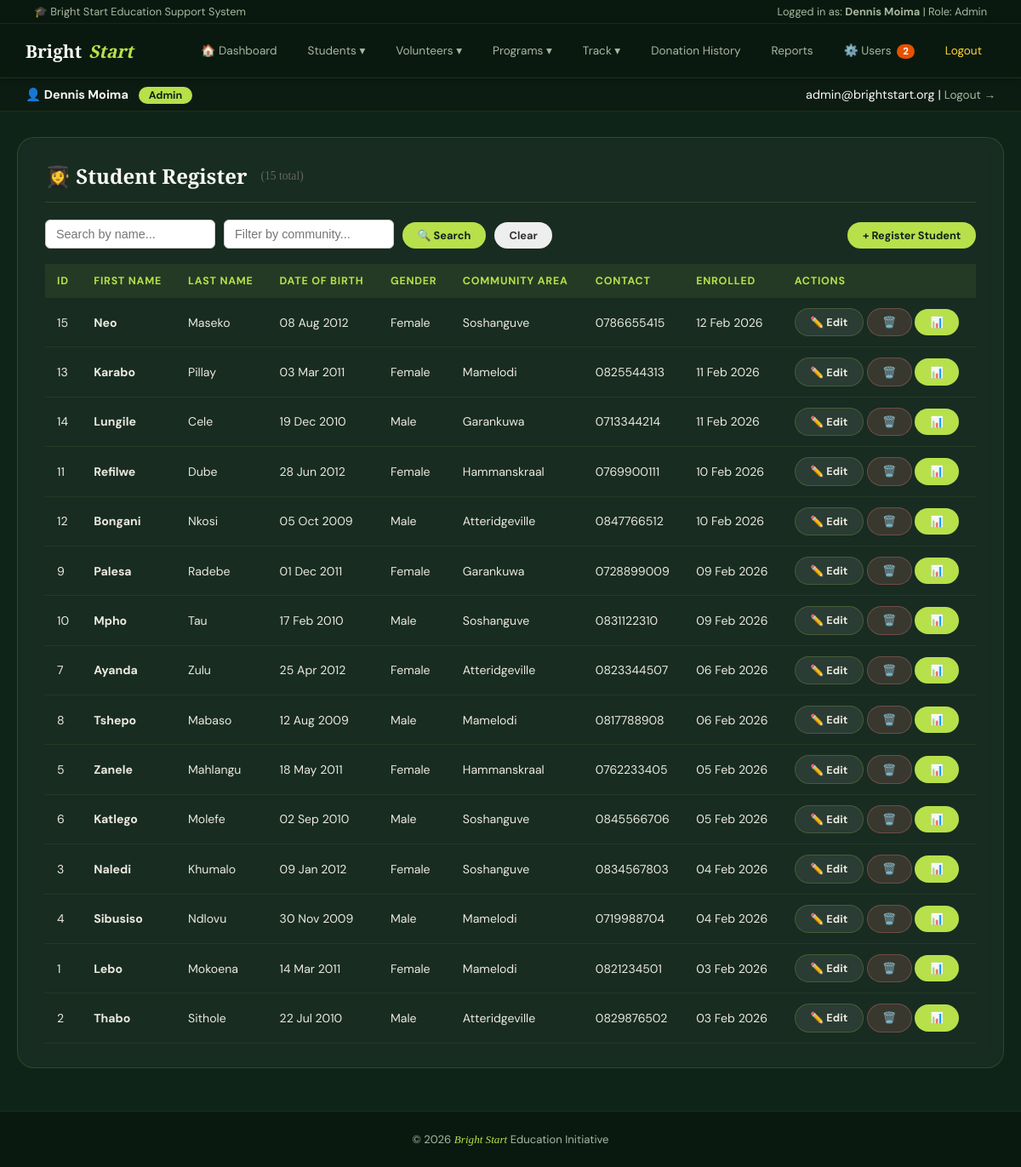
Page /students.php (signed in) on the committed database.
### tables this page shows
CREATE TABLE tblstudent (
    StudentID     INT AUTO_INCREMENT PRIMARY KEY,
    FirstName     VARCHAR(60) NOT NULL,
    LastName      VARCHAR(60) NOT NULL,
    DateOfBirth   DATE NOT NULL,
    Gender        VARCHAR(20) NOT NULL,
    CommunityArea VARCHAR(100) NOT NULL,
    ContactNumber VARCHAR(20) NOT NULL,
    EnrolmentDate DATE NOT NULL
);

### students.php (the view, shortened to what this page needs)
<?php
require_once 'includes/DBConn.php';
$action  = $_GET['action'] ?? 'list';
$editStudent = null;
$search     = trim($_GET['search'] ?? '');
$filterArea = trim($_GET['area']   ?? '');
$where = '1=1';
$students = $conn->query(
    "SELECT * FROM tblStudent WHERE $where ORDER BY EnrolmentDate DESC"
);
$totalStudents = $conn->query(
    "SELECT COUNT(*) AS c FROM tblStudent"
)->fetch_assoc()['c'];
?>
<!DOCTYPE html>
<html lang="en">
<head>
    <link rel="stylesheet" href="css/style.css">
</head>
<body>
<?php include 'includes/nav.php'; ?>
<div class="container">
    <?php if ($action === 'add' || $action === 'edit'): ?>
    <div class="card">
        <h2>
            <?= $action === 'edit'
                ? '✏️ Edit Student Record'
                : '➕ Register New Student' ?>
        </h2>
        <form method="POST" action="students.php">
            <input type="hidden" name="action"
                   value="<?= $action === 'edit' ? 'update' : 'add' ?>">
            <?php if ($editStudent): ?>
                <input type="hidden" name="student_id"
                       value="<?= $editStudent['StudentID'] ?>">
            <?php endif; ?>
            <div class="form-grid-2">
                <div class="form-group">
                    <label>First Name *</label>
                    <input type="text" name="first_name" required
                           value="<?= htmlspecialchars(
                               $editStudent['FirstName'] ?? '') ?>"
                           placeholder="Thabo">
                </div>
                <div class="form-group">
                    <label>Last Name *</label>
                    <input type="text" name="last_name" required
                           value="<?= htmlspecialchars(
                               $editStudent['LastName'] ?? '') ?>"
                           placeholder="Nkosi">
                </div>
                <div class="form-group">
                    <label>Date of Birth *</label>
                    <input type="date" name="dob" required
                           value="<?= $editStudent['DateOfBirth'] ?? '' ?>">
                </div>
                <div class="form-group">
                    <label>Gender *</label>
                    <select name="gender" required>
                        <?php foreach (['Male','Female','Other'] as $g): ?>
                            <option value="<?= $g ?>"
                                <?= ($editStudent['Gender'] ?? '') === $g
                                    ? 'selected' : '' ?>>
                                <?= $g ?>
                            </option>
                        <?php endforeach; ?>
                    </select>
                </div>
                <div class="form-group">
                    <label>Community Area *</label>
                    <input type="text" name="community_area" required
                           value="<?= htmlspecialchars(
                               $editStudent['CommunityArea'] ?? '') ?>"
                           placeholder="Soweto, Gauteng">
                </div>
                <div class="form-group">
                    <label>Contact Number *</label>
                    <input type="text" name="contact_number" required
                           value="<?= htmlspecialchars(
                               $editStudent['ContactNumber'] ?? '') ?>"
                           placeholder="0712345678">
                </div>
                <div class="form-group">
                    <label>Enrolment Date *</label>
                    <input type="date" name="enrolment_date" required
                           value="<?= $editStudent['EnrolmentDate']
                               ?? date('Y-m-d') ?>">
                </div>
            </div>
            <div style="display:flex; gap:10px; margin-top:10px;">
                <button type="submit" class="btn btn-primary">
                    <?= $action === 'edit'
                        ? '💾 Update Student'
                        : '✅ Register Student' ?>
                </button>
                <a href="students.php" class="btn btn-warning">
                    Cancel
                </a>
            </div>
        </form>
    </div>
    <?php else: ?>
    <div class="card">
        <h2>👩‍🎓 Student Register
            <span style="font-size:.85rem; font-weight:400;
                          color:#666; margin-left:8px;">
                (<?= $totalStudents ?> total)
            </span>
        </h2>
        <form method="GET" action="students.php"
              style="display:flex; gap:10px; margin-bottom:18px;
                     flex-wrap:wrap; align-items:flex-end;">
            <input type="text" name="search"
                   placeholder="Search by name..."
                   value="<?= htmlspecialchars($search) ?>"
                   style="padding:8px 12px; border:1.5px solid #ccc;
                          border-radius:6px; font-size:.9rem; width:200px;">
            <input type="text" name="area"
                   placeholder="Filter by community..."
                   value="<?= htmlspecialchars($filterArea) ?>"
                   style="padding:8px 12px; border:1.5px solid #ccc;
                          border-radius:6px; font-size:.9rem; width:200px;">
            <button type="submit" class="btn btn-primary btn-sm">
                🔍 Search
            </button>
            <a href="students.php" class="btn btn-sm"
               style="background:#eee; color:#333;">
                Clear
            </a>
            <a href="students.php?action=add"
               class="btn btn-accent btn-sm"
               style="margin-left:auto;">
                + Register Student
            </a>
        </form>
        <table class="data-table">
            <thead>
                <tr>
                    <th>ID</th>
                    <th>First Name</th>
                    <th>Last Name</th>
                    <th>Date of Birth</th>
                    <th>Gender</th>
                    <th>Community Area</th>
                    <th>Contact</th>
                    <th>Enrolled</th>
                    <th>Actions</th>
                </tr>
            </thead>
            <tbody>
            <?php if ($students && $students->num_rows > 0):
                while ($s = $students->fetch_assoc()): ?>
                <tr>
                    <td><?= $s['StudentID'] ?></td>
                    <td><strong><?= htmlspecialchars($s['FirstName']) ?></strong></td>
                    <td><?= htmlspecialchars($s['LastName']) ?></td>
                    <td><?= date('d M Y', strtotime($s['DateOfBirth'])) ?></td>
                    <td><?= htmlspecialchars($s['Gender']) ?></td>
                    <td><?= htmlspecialchars($s['CommunityArea']) ?></td>
                    <td><?= htmlspecialchars($s['ContactNumber']) ?></td>
                    <td><?= date('d M Y', strtotime($s['EnrolmentDate'])) ?></td>
                    <td style="white-space:nowrap;">
                        <a href="students.php?action=edit&id=<?= $s['StudentID'] ?>"
                           class="btn btn-warning btn-sm">
                            ✏️ Edit
                        </a>
                        <a href="students.php?delete=<?= $s['StudentID'] ?>"
                           class="btn btn-danger btn-sm"
                           onclick="return confirm(
                               'Delete this student?')">
                            🗑️
                        </a>
                        <a href="performance.php?student_id=<?= $s['StudentID'] ?>"
                           class="btn btn-primary btn-sm">
                            📊
                        </a>
                    </td>
                </tr>
            <?php endwhile;
            endif; ?>
            </tbody>
        </table>
    </div>
    <?php endif; ?>
</div>
<footer>
    <p>&copy; 2026 <span>Bright Start</span> Education Initiative</p>
</footer>
</body>
</html>

### css/style.css (style rules this page uses)
:root { --primary: #1a3a2a; --secondary: #2d5a3d; --green-deep: #0f2419; --accent: #b8e04a; --accent-dark: #d4f06e; --light-bg: #16301f; --white: #f9f8f4; --off-white: #ede9df; --text-dark: #f9f8f4; --text-light: #a8b8a0; --border: rgba(184,224,74,0.2); --success: #b8e04a; --warning: #f0a500; --danger: #f08080; --font: 'DM Sans', sans-serif; --font-heading:'Playfair Display', serif; }
*, *::before, *::after { box-sizing: border-box; margin: 0; padding: 0; }
body { font-family: var(--font); background: var(--green-deep); color: var(--white); min-height: 100vh; }
.container { max-width: 1200px; margin: 30px auto; padding: 0 20px; }
.card { background: rgba(255,255,255,0.04); border: 1px solid rgba(184,224,74,0.15); border-radius: 1.25rem; padding: 28px 32px; margin-bottom: 24px; backdrop-filter: blur(8px); }
.card h2 { margin-bottom: 20px; color: var(--white); font-family: var(--font-heading); font-size: 1.5rem; padding-bottom: 14px; border-bottom: 1px solid rgba(184,224,74,0.15); display: flex; align-items: center; gap: 8px; }
.btn { display: inline-block; padding: 0.85rem 2rem; border: none; border-radius: 100px; font-size: .92rem; font-weight: 700; cursor: pointer; text-decoration: none; font-family: var(--font); transition: background .2s, transform .15s, opacity .2s; }
.btn-primary { background: var(--accent); color: var(--green-deep); }
.btn-accent { background: var(--accent); color: var(--green-deep); }
.btn-danger { background: rgba(240,128,128,0.15); color: #f08080; border: 1px solid rgba(240,128,128,0.3); }
.btn-warning { background: rgba(255,255,255,0.08); color: var(--off-white); border: 1px solid rgba(184,224,74,0.2); }
.btn-sm { padding: 0.45rem 1.1rem; font-size: .8rem; }
.data-table { width: 100%; border-collapse: collapse; font-size: .88rem; margin-top: 8px; }
.data-table thead tr { background: rgba(184,224,74,0.08); }
.data-table thead th { padding: 12px 14px; text-align: left; font-weight: 700; color: var(--accent); font-size: .78rem; letter-spacing: .06em; text-transform: uppercase; }
.data-table tbody tr { border-bottom: 1px solid rgba(184,224,74,0.08); transition: background .15s; }
.data-table tbody td { padding: 12px 14px; vertical-align: middle; color: var(--off-white); }
footer { background: rgba(10,24,16,0.9); color: var(--text-light); text-align: center; padding: 24px; font-size: .82rem; margin-top: 50px; border-top: 1px solid rgba(184,224,74,0.1); }
footer span { color: var(--accent); font-style: italic; font-family: var(--font-heading); }

### rows in the picture
tblstudent: StudentID "15", FirstName "Neo", LastName "Maseko", DateOfBirth "08 Aug 2012", Gender "Female", CommunityArea "Soshanguve", ContactNumber "0786655415", EnrolmentDate "12 Feb 2026"
tblstudent: StudentID "13", FirstName "Karabo", LastName "Pillay", DateOfBirth "03 Mar 2011", Gender "Female", CommunityArea "Mamelodi", ContactNumber "0825544313", EnrolmentDate "11 Feb 2026"
tblstudent: StudentID "14", FirstName "Lungile", LastName "Cele", DateOfBirth "19 Dec 2010", Gender "Male", CommunityArea "Garankuwa", ContactNumber "0713344214", EnrolmentDate "11 Feb 2026"
tblstudent: StudentID "11", FirstName "Refilwe", LastName "Dube", DateOfBirth "28 Jun 2012", Gender "Female", CommunityArea "Hammanskraal", ContactNumber "0769900111", EnrolmentDate "10 Feb 2026"
tblstudent: StudentID "12", FirstName "Bongani", LastName "Nkosi", DateOfBirth "05 Oct 2009", Gender "Male", CommunityArea "Atteridgeville", ContactNumber "0847766512", EnrolmentDate "10 Feb 2026"
tblstudent: StudentID "9", FirstName "Palesa", LastName "Radebe", DateOfBirth "01 Dec 2011", Gender "Female", CommunityArea "Garankuwa", ContactNumber "0728899009", EnrolmentDate "09 Feb 2026"
tblstudent: StudentID "10", FirstName "Mpho", LastName "Tau", DateOfBirth "17 Feb 2010", Gender "Male", CommunityArea "Soshanguve", ContactNumber "0831122310", EnrolmentDate "09 Feb 2026"
tblstudent: StudentID "7", FirstName "Ayanda", LastName "Zulu", DateOfBirth "25 Apr 2012", Gender "Female", CommunityArea "Atteridgeville", ContactNumber "0823344507", EnrolmentDate "06 Feb 2026"
tblstudent: StudentID "8", FirstName "Tshepo", LastName "Mabaso", DateOfBirth "12 Aug 2009", Gender "Male", CommunityArea "Mamelodi", ContactNumber "0817788908", EnrolmentDate "06 Feb 2026"
tblstudent: StudentID "5", FirstName "Zanele", LastName "Mahlangu", DateOfBirth "18 May 2011", Gender "Female", CommunityArea "Hammanskraal", ContactNumber "0762233405", EnrolmentDate "05 Feb 2026"
tblstudent: StudentID "6", FirstName "Katlego", LastName "Molefe", DateOfBirth "02 Sep 2010", Gender "Male", CommunityArea "Soshanguve", ContactNumber "0845566706", EnrolmentDate "05 Feb 2026"
tblstudent: StudentID "3", FirstName "Naledi", LastName "Khumalo", DateOfBirth "09 Jan 2012", Gender "Female", CommunityArea "Soshanguve", ContactNumber "0834567803", EnrolmentDate "04 Feb 2026"
tblstudent: StudentID "4", FirstName "Sibusiso", LastName "Ndlovu", DateOfBirth "30 Nov 2009", Gender "Male", CommunityArea "Mamelodi", ContactNumber "0719988704", EnrolmentDate "04 Feb 2026"
tblstudent: StudentID "1", FirstName "Lebo", LastName "Mokoena", DateOfBirth "14 Mar 2011", Gender "Female", CommunityArea "Mamelodi", ContactNumber "0821234501", EnrolmentDate "03 Feb 2026"
tblstudent: StudentID "2", FirstName "Thabo", LastName "Sithole", DateOfBirth "22 Jul 2010", Gender "Male", CommunityArea "Atteridgeville", ContactNumber "0829876502", EnrolmentDate "03 Feb 2026"

### other values in the picture
$currentUser "Dennis Moima"
$currentRole "Admin"
$pendingNavCount "2"
$currentEmail "admin@brightstart.org"
$totalStudents "15"
